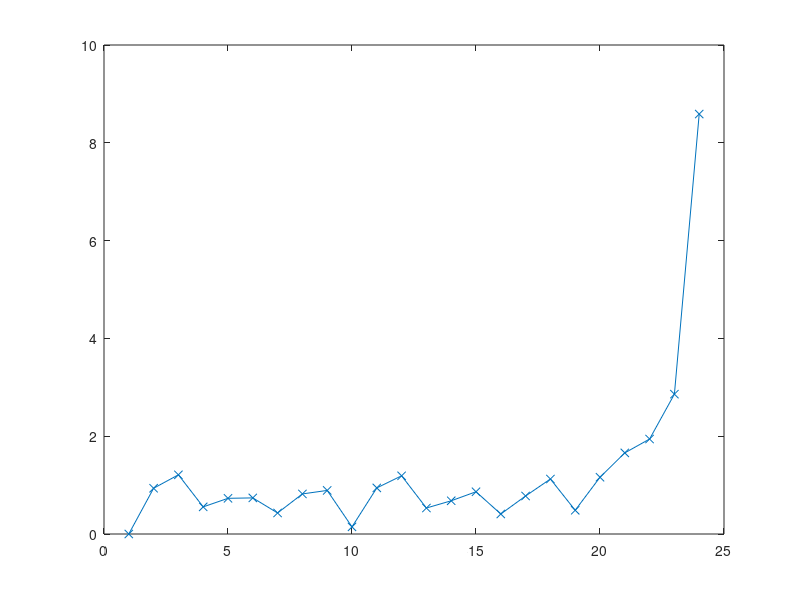

MATLAB code for this plot:
%% Assignment 5 - Exercise 3
clear; clc; close all;

% Mandelbrot set!!

%% variables
Z0 = 0;
C = -0.1 + 0.93*1i;

%% a) find when sequence diverges
minDiff = 5;
magZ = [abs(Z0)];
currentZ = Z0;
previousZ = Z0;
diff = 0;
iteration = 0;

while diff <= minDiff 
    currentZ = previousZ^2 + C;
    diff = abs(currentZ - previousZ);
    previousZ = currentZ;
    magZ = [magZ abs(currentZ)];
    iteration = iteration + 1;
    %  instead of this we could use a for loop and only add 1 to iteration
    %  when diff smaller than minDiff -> use logical operators!!
end

% plot
figure();
plot(magZ, 'x-');

fprintf('Number of iterations until divergence: %i\n', iteration);
